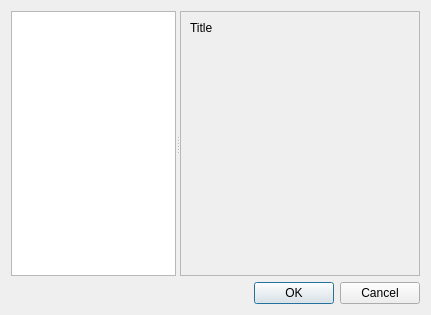
<?xml version="1.0" encoding="UTF-8"?>
<ui version="4.0">
 <class>settings_dialog</class>
 <widget class="QDialog" name="settings_dialog">
  <property name="geometry">
   <rect>
    <x>0</x>
    <y>0</y>
    <width>431</width>
    <height>315</height>
   </rect>
  </property>
  <property name="windowTitle">
   <string>Settings</string>
  </property>
  <layout class="QVBoxLayout" name="verticalLayout_3">
   <item>
    <widget class="QSplitter" name="splitter">
     <property name="orientation">
      <enum>Qt::Horizontal</enum>
     </property>
     <widget class="QWidget" name="ui_wid_tree_area_widget" native="true">
      <property name="sizePolicy">
       <sizepolicy hsizetype="Maximum" vsizetype="Preferred">
        <horstretch>0</horstretch>
        <verstretch>0</verstretch>
       </sizepolicy>
      </property>
      <layout class="QVBoxLayout" name="verticalLayout">
       <property name="spacing">
        <number>0</number>
       </property>
       <property name="leftMargin">
        <number>0</number>
       </property>
       <property name="topMargin">
        <number>0</number>
       </property>
       <property name="rightMargin">
        <number>0</number>
       </property>
       <property name="bottomMargin">
        <number>0</number>
       </property>
       <item>
        <widget class="QTreeView" name="ui_tvi_settings_tree">
         <property name="sizePolicy">
          <sizepolicy hsizetype="Preferred" vsizetype="Expanding">
           <horstretch>0</horstretch>
           <verstretch>0</verstretch>
          </sizepolicy>
         </property>
         <property name="editTriggers">
          <set>QAbstractItemView::NoEditTriggers</set>
         </property>
        </widget>
       </item>
      </layout>
     </widget>
     <widget class="QScrollArea" name="ui_sar_settings_area">
      <property name="minimumSize">
       <size>
        <width>240</width>
        <height>0</height>
       </size>
      </property>
      <property name="widgetResizable">
       <bool>true</bool>
      </property>
      <widget class="QWidget" name="ui_wid_settings_area_widget">
       <property name="geometry">
        <rect>
         <x>0</x>
         <y>0</y>
         <width>238</width>
         <height>266</height>
        </rect>
       </property>
       <property name="sizePolicy">
        <sizepolicy hsizetype="Expanding" vsizetype="Preferred">
         <horstretch>0</horstretch>
         <verstretch>0</verstretch>
        </sizepolicy>
       </property>
       <layout class="QVBoxLayout" name="verticalLayout_2">
        <item>
         <widget class="QLabel" name="ui_lbl_current_setting">
          <property name="sizePolicy">
           <sizepolicy hsizetype="Expanding" vsizetype="Maximum">
            <horstretch>0</horstretch>
            <verstretch>0</verstretch>
           </sizepolicy>
          </property>
          <property name="text">
           <string>Title</string>
          </property>
         </widget>
        </item>
        <item>
         <layout class="QFormLayout" name="ui_fla_settings_layout"/>
        </item>
        <item>
         <spacer name="verticalSpacer">
          <property name="orientation">
           <enum>Qt::Vertical</enum>
          </property>
          <property name="sizeHint" stdset="0">
           <size>
            <width>20</width>
            <height>40</height>
           </size>
          </property>
         </spacer>
        </item>
       </layout>
      </widget>
     </widget>
    </widget>
   </item>
   <item>
    <widget class="QDialogButtonBox" name="ui_dbo_dialog_button_box">
     <property name="orientation">
      <enum>Qt::Horizontal</enum>
     </property>
     <property name="standardButtons">
      <set>QDialogButtonBox::Cancel|QDialogButtonBox::Ok</set>
     </property>
    </widget>
   </item>
  </layout>
 </widget>
 <resources/>
 <connections/>
 <slots>
  <slot>_apply_changes()</slot>
 </slots>
</ui>
